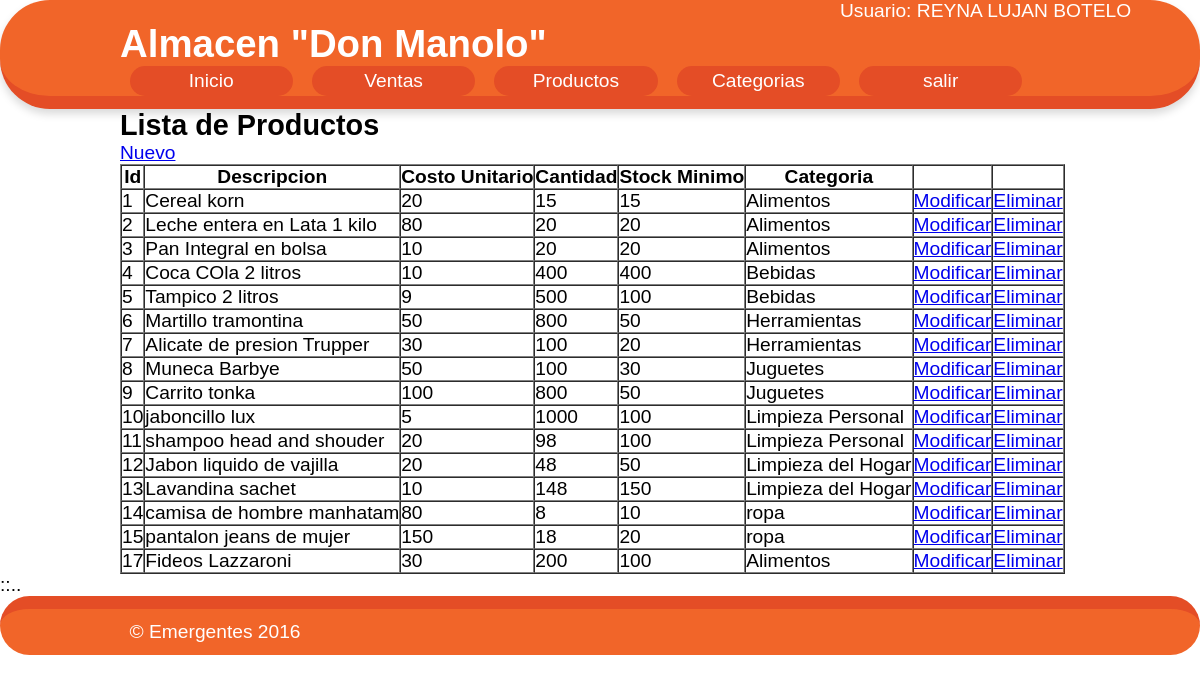
/productos.php (signed in), run on the app's committed database.
### tables this page shows
CREATE TABLE `productos` (
  `id` int(11) NOT NULL,
  `descripcion` varchar(255) DEFAULT NULL,
  `costo_unitario` float DEFAULT NULL,
  `cantidad` int(11) DEFAULT NULL,
  `stock_minimo` int(11) DEFAULT NULL,
  `id_categoria` int(11) DEFAULT NULL
);

CREATE TABLE `categoria` (
  `id` int(11) NOT NULL,
  `descripcion` varchar(100) DEFAULT NULL
);

### modelo/BD_Model.php (called while the page is built, shortened)
<?php
class BD_Model
{
	var $host='localhost';
	var $user='root';
	var $pass='';
	var $bdat='practica7';
	private $conn;
	public $table='';
	protected $rows=array();
	function __construct()
	{
		$this->conn = new mysqli($this->host,$this->user,$this->pass,$this->bdat);
	}
	public function get_all2()
	{
		$sql='select p.id,p.descripcion,p.costo_unitario,p.cantidad,p.stock_minimo,c.descripcion as descripcion2, c.id as id2 from '.$this->table.' p inner join categoria c on p.id_categoria = c.id order by id asc';
		$result=$this->conn->query($sql);
		while ($fila=$result->fetch_assoc()) {
			$this->rows[]=$fila;
		}
		return $this->rows;
	}
}
 ?>

### modelo/producto_model.php (called while the page is built, shortened)
<?php
require_once('BD_Model.php');
class Producto_Model extends BD_Model
{
	function __construct()
	{
		$this->table="productos";
	}
}
 ?>

### productos.php (the view, shortened to what this page needs)
<?php
require_once('modelo/producto_model.php');
$obj = new Producto_Model();
?>
<!DOCTYPE html>
<html lang="es">
<head>
	<link rel="stylesheet" type="text/css" href="estilo.css">
</head>
<body>
<div id="cabecera">
<div style="padding-left:70%; color:#fff;">Usuario: <?=$_SESSION['nombreus']?></div>
	<header>
	<h1>Almacen "Don Manolo"</h1>
		<nav>
			<ul>
				<li><a href="panel.php">Inicio</a> </li>
				<li><a href="carrito.php">Ventas</a> </li>
				<li><a href="productos.php">Productos</a> </li>
				<li><a href="categoria.php">Categorias</a> </li>
				<li><a href="logout.php">salir</a></li>
			</ul>
		</nav>
	</header>
</div>
<div id="contenido">
	<section>
		<h1>Lista de Productos</h1>
 	<a href="NuevoProd.php">Nuevo</a>
 	<?php
	$result = $obj->get_all2();
 	?>
 	<table border="1" cellspacing="0">
 		<tr>
 			<th>Id</th>
 			<th>Descripcion</th>
 			<th>Costo Unitario</th>
 			<th>Cantidad</th>
 			<th>Stock Minimo</th>
 			<th>Categoria</th>
 			<th></th>
 			<th></th>
 		</tr>
	<?php foreach ($result as $fila) {
	 	echo "<tr>";
	 		echo "<td>".$fila['id']."</td>";
	 		echo "<td>".$fila['descripcion']."</td>";
	 		echo "<td>".$fila['costo_unitario']."</td>";
	 		echo "<td>".$fila['cantidad']."</td>";
	 		echo "<td>".$fila['stock_minimo']."</td>";
	 		echo "<td>".$fila['descripcion2']."</td>";
	 		?>
	 		<td><a href="modificaProd.php?id=<?=$fila['id']?>&idc=<?=$fila['id2']?>">Modificar</a></td>
	 		<td><a href="eliminaProd.php?id=<?=$fila['id']?>" onclick="return(confirm('seguro que quiere Eliminar?'))">Eliminar</a></td>
	 	<?php echo "</tr>";
	 	?>
 <?php
  }
?>
</table>
	</section>
</div>
<p>::..</p>
<div id="pie">
	<footer>
		<p>&copy; Emergentes 2016</p>
	</footer>
</div>
</body>
</html>

### estilo.css (style rules this page uses)
* { margin: 0px; padding: 0px; }
body { margin:0; padding: 0; font-size: 1.2em; font-family: Helvetica,Arial; }
#cabecera { border-bottom: 13px solid #e44d26; background: #f16529; box-shadow: 0 5px 8px rgba(0,0,0,0.15); border-radius: 50px; -webkit-box-shadow: 0 5px 8px rgba(0,0,0,0.15); -moz-box-shadow: 0 5px 8px rgba(0,0,0,0.15); }
header { margin: 0 10%; }
header h1 { color: #fff; }
nav ul { margin:0; padding:0; width: 100%; height: 30px; margin:auto; }
nav li { list-style-type: none; float: left; display:block; width: 17%; line-height: 30px; margin: 0 1%; }
nav li a { text-decoration: none; color:#fff; height: 100%; display: block; text-align: center; border-radius: 20px; }
nav li a:link { background-color: #e44d26; }
#contenido { margin:0 10%; }
#pie { padding: 1%; background: #f16529; border-top: 13px solid #e44d26; clear: both; border-radius: 30px; }
footer { margin:0 10%; color:#fff; }

### data on the page
productos: id "1", descripcion "Cereal korn", costo_unitario "20", cantidad "15", stock_minimo "15", id_categoria.descripcion "Alimentos"
productos: id "2", descripcion "Leche entera en Lata 1 kilo", costo_unitario "80", cantidad "20", stock_minimo "20", id_categoria.descripcion "Alimentos"
productos: id "3", descripcion "Pan Integral en bolsa", costo_unitario "10", cantidad "20", stock_minimo "20", id_categoria.descripcion "Alimentos"
productos: id "4", descripcion "Coca COla 2 litros", costo_unitario "10", cantidad "400", stock_minimo "400", id_categoria.descripcion "Bebidas"
productos: id "5", descripcion "Tampico 2 litros", costo_unitario "9", cantidad "500", stock_minimo "100", id_categoria.descripcion "Bebidas"
productos: id "6", descripcion "Martillo tramontina", costo_unitario "50", cantidad "800", stock_minimo "50", id_categoria.descripcion "Herramientas"
productos: id "7", descripcion "Alicate de presion Trupper", costo_unitario "30", cantidad "100", stock_minimo "20", id_categoria.descripcion "Herramientas"
productos: id "8", descripcion "Muneca Barbye", costo_unitario "50", cantidad "100", stock_minimo "30", id_categoria.descripcion "Juguetes"
productos: id "9", descripcion "Carrito tonka", costo_unitario "100", cantidad "800", stock_minimo "50", id_categoria.descripcion "Juguetes"
productos: id "10", descripcion "jaboncillo lux", costo_unitario "5", cantidad "1000", stock_minimo "100", id_categoria.descripcion "Limpieza Personal"
productos: id "11", descripcion "shampoo head and shouder", costo_unitario "20", cantidad "98", stock_minimo "100", id_categoria.descripcion "Limpieza Personal"
productos: id "12", descripcion "Jabon liquido de vajilla", costo_unitario "20", cantidad "48", stock_minimo "50", id_categoria.descripcion "Limpieza del Hogar"
productos: id "13", descripcion "Lavandina sachet", costo_unitario "10", cantidad "148", stock_minimo "150", id_categoria.descripcion "Limpieza del Hogar"
productos: id "14", descripcion "camisa de hombre manhatam", costo_unitario "80", cantidad "8", stock_minimo "10", id_categoria.descripcion "ropa"
productos: id "15", descripcion "pantalon jeans de mujer", costo_unitario "150", cantidad "18", stock_minimo "20", id_categoria.descripcion "ropa"
productos: id "17", descripcion "Fideos Lazzaroni", costo_unitario "30", cantidad "200", stock_minimo "100", id_categoria.descripcion "Alimentos"

### other printed values
$_SESSION['nombreus'] "REYNA LUJAN BOTELO"
